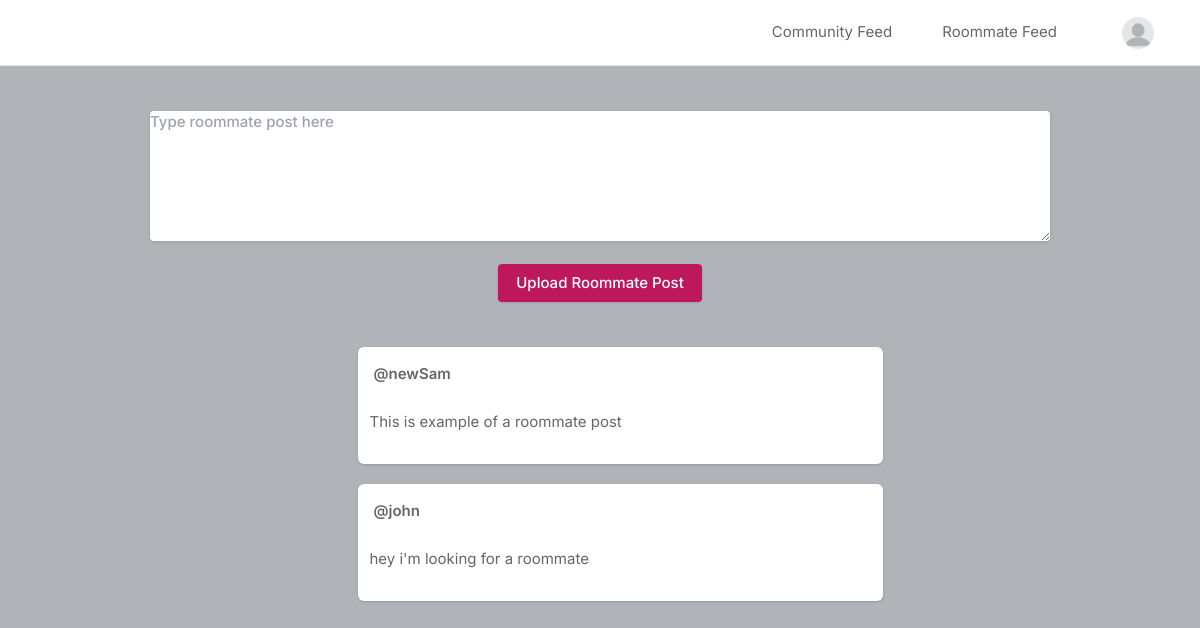
/roommate_feed (signed in), run on an earlier commit of the app's database.
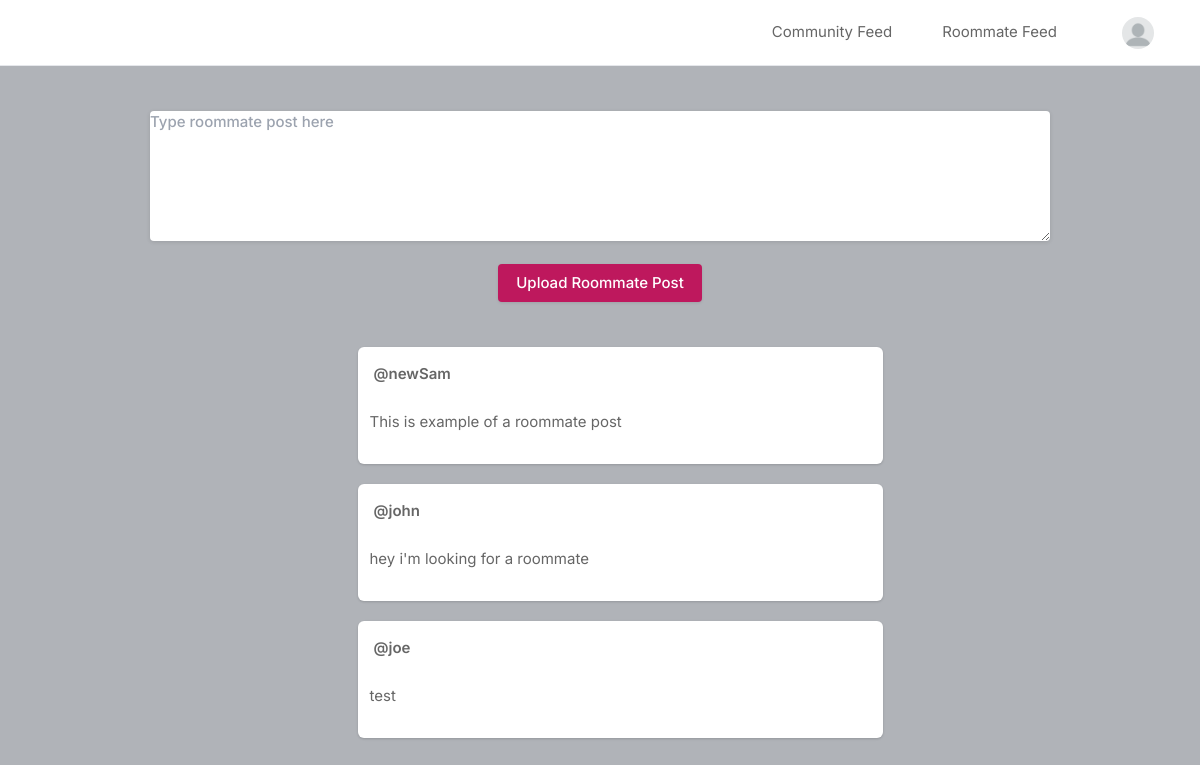
And on a later commit of the database.
### core/models.py (models this page shows, shortened)
class Roommate_Post(models.Model):
    id = models.UUIDField(primary_key=True, default=uuid.uuid4)
    user = models.CharField(max_length=100)
    caption = models.TextField()
    created_at = models.DateTimeField(default=datetime.now)

### core/views.py (the view)
# urls.py: path('roommate_feed', views.roommate_feed, name='roommate_feed'),
@login_required(login_url='signin')
def roommate_feed(request):
    user_object = User.objects.get(username=request.user.username)
    user_profile = Profile.objects.get(user=user_object)
    posts = Roommate_Post.objects.all()
    return render(request, 'roommate_feed.html', {'user_profile': user_profile, 'posts': posts})

### templates/roommate_feed.html (shortened to what this page needs)
{% load static %}
<!DOCTYPE html>
<html lang="en">
<head>
    <link rel="stylesheet" href="{% static 'assets/css/icons.css' %}">
    <link rel="stylesheet" href="{% static 'assets/css/uikit.css' %}">
    <link rel="stylesheet" href="{% static 'assets/css/style.css' %}">
    <link rel="stylesheet" href="{% static 'assets/css/tailwind.css' %}">
</head>
<body>
            <header>
                <div class="header_inner">
                    <div class="right-side lg:pr-4">
                        <a href="#">
                            Community Feed
                        </a>
                        <a href="#">
                            Roommate Feed
                        </a>
                        <a href="#">
                            <img src="{{user_profile.profileimg.url}}" class="header-avatar" alt="">
                        </a>
                    </div>
                </div>
            </header>
            <div class="container m-auto">
                <div class="flex flex-col choose-upload text-center">
                    <form action="roommate_upload" method="POST"enctype="multipart/form-data">
                    <div>
                        <textarea class="button soft-warning small" name="caption" placeholder="Type roommate post here"></textarea>
                    </div>
                    <br>
                    <button class="button bg-blue-700" type="submit">Upload Roommate Post</button>
                    </form>
                </div>
                <br>
                <br>
                <div class="lg:flex justify-center lg:space-x-10 lg:space-y-0 space-y-5">
                    <div class="space-y-5 flex-shrink-0 lg:w-7/12">
                        {% for post in posts %}
                        <div class="bg-white shadow rounded-md  -mx-2 lg:mx-0">
                            <div class="flex justify-between items-center px-4 py-3">
                                <div class="flex flex-1 items-center space-x-4">
                                    <span class="block font-semibold "><a href="/profile/{{post.user}}">@{{post.user}}</a></span>
                                </div>
                              <div>
                                <a href="#"> <i class="icon-feather-more-horizontal text-2xl hover:bg-gray-200 rounded-full p-2 transition -mr-1 "></i> </a>
                              </div>
                            </div>
                            <div>
                                <a href="#" class="flex items-center px-3 py-2 text-black-500 rounded-md ">
                                    {{post.caption}}
                                </a>
                            </div>
                            <br>
                        </div>
                        {% endfor %}
                    </div>
                    </div>
                </div>
</body>
</html>

What changed in the data, as far as the page shows it:
added Roommate_Post: user "joe", caption "test"
